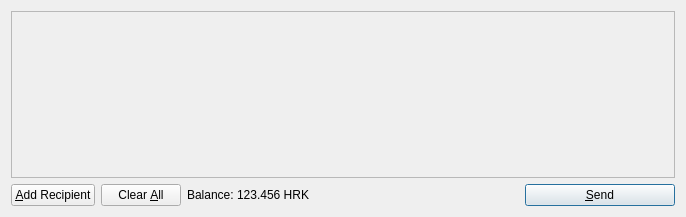
<?xml version="1.0" encoding="UTF-8"?>
<ui version="4.0">
 <class>SendCoinsDialog</class>
 <widget class="QDialog" name="SendCoinsDialog">
  <property name="geometry">
   <rect>
    <x>0</x>
    <y>0</y>
    <width>686</width>
    <height>217</height>
   </rect>
  </property>
  <property name="windowTitle">
   <string>Send Coins</string>
  </property>
  <layout class="QVBoxLayout" name="verticalLayout">
   <item>
    <widget class="QScrollArea" name="scrollArea">
     <property name="widgetResizable">
      <bool>true</bool>
     </property>
     <widget class="QWidget" name="scrollAreaWidgetContents">
      <property name="geometry">
       <rect>
        <x>0</x>
        <y>0</y>
        <width>666</width>
        <height>165</height>
       </rect>
      </property>
      <layout class="QVBoxLayout" name="verticalLayout_2">
       <property name="margin">
        <number>0</number>
       </property>
       <item>
        <layout class="QVBoxLayout" name="entries">
         <property name="spacing">
          <number>6</number>
         </property>
        </layout>
       </item>
       <item>
        <spacer name="verticalSpacer">
         <property name="orientation">
          <enum>Qt::Vertical</enum>
         </property>
         <property name="sizeHint" stdset="0">
          <size>
           <width>20</width>
           <height>40</height>
          </size>
         </property>
        </spacer>
       </item>
      </layout>
     </widget>
    </widget>
   </item>
   <item>
    <layout class="QHBoxLayout" name="horizontalLayout">
     <item>
      <widget class="QPushButton" name="addButton">
       <property name="toolTip">
        <string>Send to multiple recipients at once</string>
       </property>
       <property name="text">
        <string>&amp;Add Recipient</string>
       </property>
       <property name="icon">
        <iconset resource="../bitcoin.qrc">
         <normaloff>:/icons/add</normaloff>:/icons/add</iconset>
       </property>
       <property name="autoDefault">
        <bool>false</bool>
       </property>
      </widget>
     </item>
     <item>
      <widget class="QPushButton" name="clearButton">
       <property name="sizePolicy">
        <sizepolicy hsizetype="Minimum" vsizetype="Fixed">
         <horstretch>0</horstretch>
         <verstretch>0</verstretch>
        </sizepolicy>
       </property>
       <property name="toolTip">
        <string>Remove all transaction fields</string>
       </property>
       <property name="text">
        <string>Clear &amp;All</string>
       </property>
       <property name="icon">
        <iconset resource="../bitcoin.qrc">
         <normaloff>:/icons/remove</normaloff>:/icons/remove</iconset>
       </property>
       <property name="autoRepeatDelay">
        <number>300</number>
       </property>
       <property name="autoDefault">
        <bool>false</bool>
       </property>
      </widget>
     </item>
     <item>
      <layout class="QHBoxLayout" name="horizontalLayout_2">
       <property name="spacing">
        <number>3</number>
       </property>
       <item>
        <widget class="QLabel" name="label">
         <property name="text">
          <string>Balance:</string>
         </property>
        </widget>
       </item>
       <item>
        <widget class="QLabel" name="labelBalance">
         <property name="cursor">
          <cursorShape>IBeamCursor</cursorShape>
         </property>
         <property name="text">
          <string>123.456 HRK</string>
         </property>
         <property name="textInteractionFlags">
          <set>Qt::LinksAccessibleByMouse|Qt::TextSelectableByKeyboard|Qt::TextSelectableByMouse</set>
         </property>
        </widget>
       </item>
      </layout>
     </item>
     <item>
      <spacer name="horizontalSpacer">
       <property name="orientation">
        <enum>Qt::Horizontal</enum>
       </property>
       <property name="sizeHint" stdset="0">
        <size>
         <width>40</width>
         <height>20</height>
        </size>
       </property>
      </spacer>
     </item>
     <item>
      <widget class="QPushButton" name="sendButton">
       <property name="minimumSize">
        <size>
         <width>150</width>
         <height>0</height>
        </size>
       </property>
       <property name="toolTip">
        <string>Confirm the send action</string>
       </property>
       <property name="text">
        <string>&amp;Send</string>
       </property>
       <property name="icon">
        <iconset resource="../bitcoin.qrc">
         <normaloff>:/icons/send</normaloff>:/icons/send</iconset>
       </property>
       <property name="default">
        <bool>true</bool>
       </property>
      </widget>
     </item>
    </layout>
   </item>
  </layout>
 </widget>
 <resources>
  <include location="../bitcoin.qrc"/>
 </resources>
 <connections/>
</ui>
